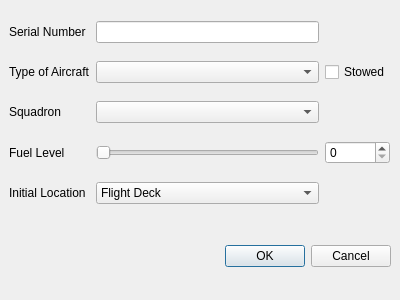
<?xml version="1.0" encoding="UTF-8"?>
<ui version="4.0">
 <class>AircraftDialog</class>
 <widget class="QDialog" name="AircraftDialog">
  <property name="geometry">
   <rect>
    <x>0</x>
    <y>0</y>
    <width>400</width>
    <height>300</height>
   </rect>
  </property>
  <property name="windowTitle">
   <string>Dialog</string>
  </property>
  <widget class="QDialogButtonBox" name="buttonBox">
   <property name="geometry">
    <rect>
     <x>50</x>
     <y>240</y>
     <width>341</width>
     <height>32</height>
    </rect>
   </property>
   <property name="orientation">
    <enum>Qt::Horizontal</enum>
   </property>
   <property name="standardButtons">
    <set>QDialogButtonBox::Cancel|QDialogButtonBox::Ok</set>
   </property>
  </widget>
  <widget class="QWidget" name="gridLayoutWidget">
   <property name="geometry">
    <rect>
     <x>9</x>
     <y>9</y>
     <width>381</width>
     <height>211</height>
    </rect>
   </property>
   <layout class="QGridLayout" name="gridLayout">
    <item row="1" column="3">
     <widget class="QCheckBox" name="stowedBox">
      <property name="text">
       <string>Stowed</string>
      </property>
     </widget>
    </item>
    <item row="3" column="3">
     <widget class="QSpinBox" name="fuelBox"/>
    </item>
    <item row="1" column="0">
     <widget class="QLabel" name="label_2">
      <property name="text">
       <string>Type of Aircraft</string>
      </property>
      <property name="buddy">
       <cstring>typeBox</cstring>
      </property>
     </widget>
    </item>
    <item row="0" column="0">
     <widget class="QLabel" name="label">
      <property name="text">
       <string>Serial Number</string>
      </property>
      <property name="buddy">
       <cstring>serialInput</cstring>
      </property>
     </widget>
    </item>
    <item row="2" column="2">
     <widget class="QComboBox" name="squadronBox"/>
    </item>
    <item row="3" column="2">
     <widget class="QSlider" name="fuelSlider">
      <property name="orientation">
       <enum>Qt::Horizontal</enum>
      </property>
     </widget>
    </item>
    <item row="3" column="0">
     <widget class="QLabel" name="label_5">
      <property name="text">
       <string>Fuel Level</string>
      </property>
      <property name="buddy">
       <cstring>fuelSlider</cstring>
      </property>
     </widget>
    </item>
    <item row="0" column="2">
     <widget class="QLineEdit" name="serialInput"/>
    </item>
    <item row="2" column="0">
     <widget class="QLabel" name="label_3">
      <property name="text">
       <string>Squadron</string>
      </property>
      <property name="buddy">
       <cstring>squadronBox</cstring>
      </property>
     </widget>
    </item>
    <item row="1" column="2">
     <widget class="QComboBox" name="typeBox"/>
    </item>
    <item row="4" column="0">
     <widget class="QLabel" name="label_4">
      <property name="text">
       <string>Initial Location</string>
      </property>
     </widget>
    </item>
    <item row="4" column="2">
     <widget class="QComboBox" name="initialLocation">
      <item>
       <property name="text">
        <string>Flight Deck</string>
       </property>
      </item>
      <item>
       <property name="text">
        <string>Hanger</string>
       </property>
      </item>
      <item>
       <property name="text">
        <string>On Mission</string>
       </property>
      </item>
      <item>
       <property name="text">
        <string>In Transit</string>
       </property>
      </item>
     </widget>
    </item>
   </layout>
  </widget>
 </widget>
 <tabstops>
  <tabstop>serialInput</tabstop>
  <tabstop>typeBox</tabstop>
  <tabstop>squadronBox</tabstop>
  <tabstop>fuelSlider</tabstop>
  <tabstop>stowedBox</tabstop>
  <tabstop>fuelBox</tabstop>
 </tabstops>
 <resources/>
 <connections>
  <connection>
   <sender>buttonBox</sender>
   <signal>accepted()</signal>
   <receiver>AircraftDialog</receiver>
   <slot>accept()</slot>
   <hints>
    <hint type="sourcelabel">
     <x>248</x>
     <y>254</y>
    </hint>
    <hint type="destinationlabel">
     <x>157</x>
     <y>274</y>
    </hint>
   </hints>
  </connection>
  <connection>
   <sender>buttonBox</sender>
   <signal>rejected()</signal>
   <receiver>AircraftDialog</receiver>
   <slot>reject()</slot>
   <hints>
    <hint type="sourcelabel">
     <x>316</x>
     <y>260</y>
    </hint>
    <hint type="destinationlabel">
     <x>286</x>
     <y>274</y>
    </hint>
   </hints>
  </connection>
  <connection>
   <sender>fuelSlider</sender>
   <signal>valueChanged(int)</signal>
   <receiver>fuelBox</receiver>
   <slot>setValue(int)</slot>
   <hints>
    <hint type="sourcelabel">
     <x>230</x>
     <y>181</y>
    </hint>
    <hint type="destinationlabel">
     <x>349</x>
     <y>182</y>
    </hint>
   </hints>
  </connection>
  <connection>
   <sender>fuelBox</sender>
   <signal>valueChanged(int)</signal>
   <receiver>fuelSlider</receiver>
   <slot>setValue(int)</slot>
   <hints>
    <hint type="sourcelabel">
     <x>360</x>
     <y>198</y>
    </hint>
    <hint type="destinationlabel">
     <x>161</x>
     <y>183</y>
    </hint>
   </hints>
  </connection>
 </connections>
</ui>
